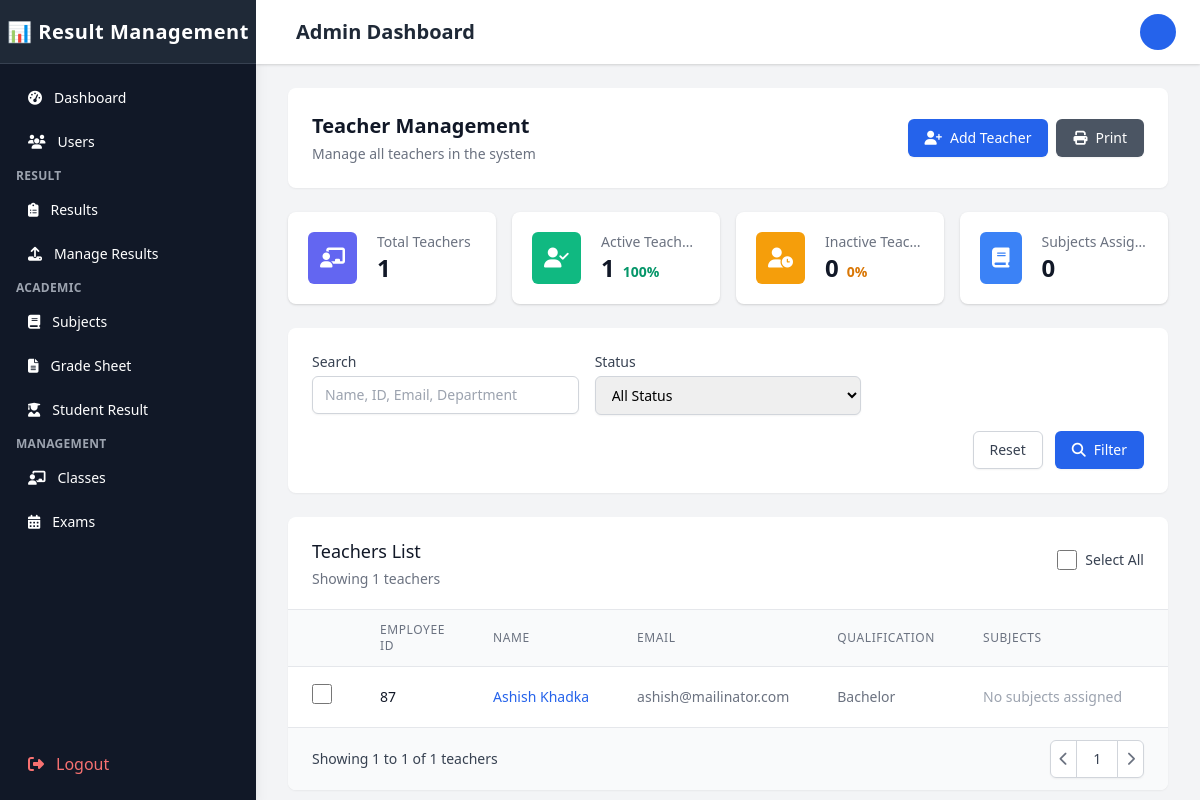
The page /Admin/teachers.php (signed in) on the database its author committed.
### tables this page shows
CREATE TABLE `teachers` (
  `teacher_id` int(11) NOT NULL,
  `user_id` int(11) NOT NULL,
  `employee_id` varchar(20) NOT NULL,
  `qualification` varchar(100) DEFAULT NULL,
  `experience` varchar(255) DEFAULT NULL,
  `department` varchar(50) DEFAULT NULL,
  `joining_date` date DEFAULT NULL,
  `phone` varchar(20) DEFAULT NULL,
  `address` text DEFAULT NULL,
  `is_active` tinyint(1) NOT NULL DEFAULT 1,
  `created_at` timestamp NOT NULL DEFAULT current_timestamp(),
  `updated_at` timestamp NOT NULL DEFAULT current_timestamp() ON UPDATE current_timestamp()
);

CREATE TABLE `users` (
  `user_id` int(11) NOT NULL,
  `username` varchar(50) NOT NULL,
  `password` varchar(255) NOT NULL,
  `full_name` varchar(100) NOT NULL,
  `email` varchar(100) NOT NULL,
  `gender` enum('male','female','other') DEFAULT NULL,
  `role` enum('admin','teacher','student') NOT NULL,
  `status` enum('active','inactive','pending','locked') DEFAULT 'active',
  `profile_image` varchar(255) DEFAULT NULL,
  `last_login` datetime DEFAULT NULL,
  `failed_login_attempts` int(11) NOT NULL DEFAULT 0,
  `last_failed_login` datetime DEFAULT NULL,
  `password_reset_token` varchar(100) DEFAULT NULL,
  `password_reset_expires` datetime DEFAULT NULL,
  `email_verified` tinyint(1) NOT NULL DEFAULT 0,
  `email_verification_token` varchar(100) DEFAULT NULL,
  `created_at` timestamp NOT NULL DEFAULT current_timestamp(),
  `updated_at` timestamp NOT NULL DEFAULT current_timestamp() ON UPDATE current_timestamp(),
  `phone` varchar(20) DEFAULT NULL,
  `address` varchar(255) DEFAULT NULL
);

### Admin/teachers.php (the view, shortened to what the rows shown need)
<?php
$conn = new mysqli('localhost', 'root', '', 'result_management');
$query = "SELECT t.*, u.full_name, u.email, u.status, u.phone
          FROM teachers t
          JOIN users u ON t.user_id = u.user_id
          WHERE 1=1";
$query .= " ORDER BY t.created_at DESC";
$stmt = $conn->prepare($query);
$stmt->execute();
$result = $stmt->get_result();
$teachers = [];
while ($row = $result->fetch_assoc()) {
    $teachers[] = $row;
}
?>
<!DOCTYPE html>
<html lang="en">
<head>
    <link rel="stylesheet" href="https://cdnjs.cloudflare.com/ajax/libs/font-awesome/6.4.0/css/all.min.css">
    <link href="https://cdn.jsdelivr.net/npm/tailwindcss@2.2.19/dist/tailwind.min.css" rel="stylesheet">
</head>
<body class="bg-gray-100" id="body">
    <div class="flex h-screen overflow-hidden">
        <?php include 'sidebar.php'; ?>
        <div class="flex flex-col flex-1 w-0 overflow-hidden">
            <?php include 'topBar.php'; ?>
            <main class="flex-1 relative overflow-y-auto focus:outline-none">
                <div class="py-6">
                    <div class="max-w-7xl mx-auto px-4 sm:px-6 md:px-8">
                        <div class="bg-white shadow-sm rounded-lg p-6 mb-6">
                            <div class="flex flex-col md:flex-row md:items-center md:justify-between">
                                <div>
                                    <h2 class="text-xl font-bold text-gray-900">Teacher Management</h2>
                                </div>
                            </div>
                        </div>
                        <div class="bg-white shadow-sm rounded-lg overflow-hidden">
                            <div class="overflow-x-auto">
                                <table class="min-w-full divide-y divide-gray-200">
                                    <thead class="bg-gray-50">
                                        <tr>
                                            <th scope="col" class="px-6 py-3 text-left text-xs font-medium text-gray-500 uppercase tracking-wider">
                                            </th>
                                            <th scope="col" class="px-6 py-3 text-left text-xs font-medium text-gray-500 uppercase tracking-wider">Employee ID</th>
                                            <th scope="col" class="px-6 py-3 text-left text-xs font-medium text-gray-500 uppercase tracking-wider">Name</th>
                                            <th scope="col" class="px-6 py-3 text-left text-xs font-medium text-gray-500 uppercase tracking-wider">Email</th>
                                            <th scope="col" class="px-6 py-3 text-left text-xs font-medium text-gray-500 uppercase tracking-wider">Qualification</th>
                                            <th scope="col" class="px-6 py-3 text-left text-xs font-medium text-gray-500 uppercase tracking-wider">Subjects</th>
                                            <th scope="col" class="px-6 py-3 text-left text-xs font-medium text-gray-500 uppercase tracking-wider">Status</th>
                                        </tr>
                                    </thead>
                                    <tbody class="bg-white divide-y divide-gray-200">
                                        <?php if (empty($teachers)): ?>
                                            <tr>
                                                <td colspan="9" class="px-6 py-4 text-center text-sm text-gray-500">No teachers found.</td>
                                            </tr>
                                        <?php else: ?>
                                            <?php foreach ($teachers as $teacher): ?>
                                                <tr class="hover:bg-gray-50" data-phone="<?php echo htmlspecialchars($teacher['phone'] ?? ''); ?>">
                                                    <td class="px-6 py-4 whitespace-nowrap">
                                                        <input type="checkbox" name="selected_teachers[]" value="<?php echo $teacher['teacher_id']; ?>" form="bulkActionForm" class="teacher-checkbox form-checkbox h-5 w-5 text-blue-600">
                                                    </td>
                                                    <td class="px-6 py-4 whitespace-nowrap text-sm font-medium text-gray-900">
                                                        <?php echo htmlspecialchars($teacher['employee_id']); ?>
                                                    </td>
                                                    <td class="px-6 py-4 whitespace-nowrap text-sm text-gray-500">
                                                        <a href="#" onclick="showProfileModal('<?php echo $teacher['teacher_id']; ?>'); return false;" class="text-blue-600 hover:text-blue-900">
                                                            <?php echo htmlspecialchars($teacher['full_name']); ?>
                                                        </a>
                                                    </td>
                                                    <td class="px-6 py-4 whitespace-nowrap text-sm text-gray-500">
                                                        <?php echo htmlspecialchars($teacher['email']); ?>
                                                    </td>
                                                    <td class="px-6 py-4 whitespace-nowrap text-sm text-gray-500">
                                                        <?php echo htmlspecialchars($teacher['qualification']); ?>
                                                    </td>
                                                    <td class="px-6 py-4 whitespace-nowrap text-sm text-gray-500">
                                                        <?php if (empty($teacher['subjects'])): ?>
                                                            <span class="text-gray-400">No subjects assigned</span>
                                                        <?php endif; ?>
                                                    </td>
                                                    <td class="px-6 py-4 whitespace-nowrap">
                                                    </td>
                                                </tr>
                                            <?php endforeach; ?>
                                        <?php endif; ?>
                                    </tbody>
                                </table>
                            </div>
                        </div>
                    </div>
                </div>
            </main>
        </div>
    </div>
</body>
</html>

### rows shown on the page
teachers: employee "87", user.full_name "Ashish Khadka", user.email "ashish@mailinator.com", qualification "Bachelor"

### other values the page prints
$stats['total'] "1"
$stats['active'] "1"
$stats['inactive'] "0"
$stats['subjects_assigned'] "0"
count($teachers) "1"
